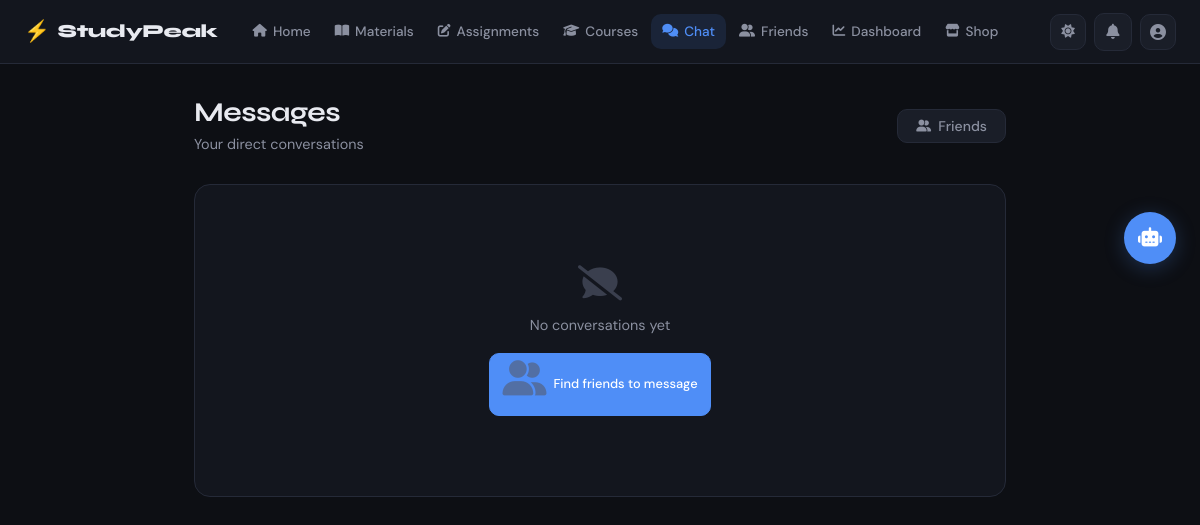
/chat/conversations/ (signed in), run on an earlier commit of the app's database.
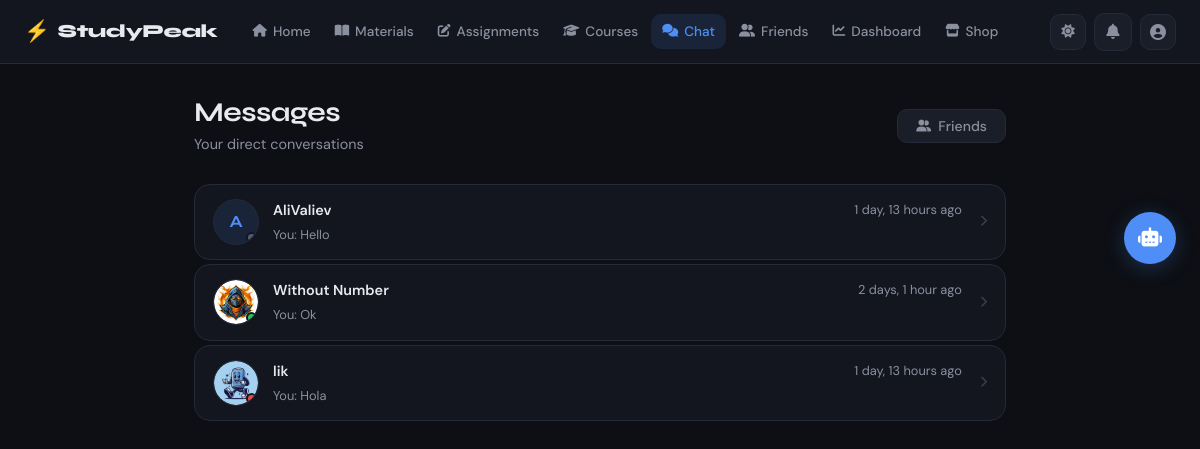
And on a later commit of the database.
### accounts/models.py (models this page shows, shortened)
class UserModel(AbstractUser):
    STUDENT = 'student'
    TEACHER = 'teacher'
    ADMIN = 'admin'
    ROLE_CHOICES = [
        (STUDENT, 'Student'),
        (TEACHER, 'Teacher'),
        (ADMIN, 'Admin'),
    ]
    email = models.EmailField(unique=True)
    role = models.CharField(max_length=10, choices=ROLE_CHOICES, default=STUDENT)
    is_verified = models.BooleanField(default=False)
    otp_code = models.CharField(max_length=6, null=True, blank=True)
    otp_created_at = models.DateTimeField(null=True, blank=True)
    reset_token = models.CharField(max_length=100, null=True, blank=True)
    deleted_at = models.DateTimeField(null=True, blank=True)
    REQUIRED_FIELDS = ['email', 'role']

class Profile(models.Model):
    ACTIVE = 'active'
    BUSY = 'busy'
    AWAY = 'away'
    OFFLINE = 'offline'
    STATUS_CHOICES = [
        (ACTIVE, 'Active'),
        (BUSY, 'Busy'),
        (AWAY, 'Away'),
        (OFFLINE, 'Offline'),
    ]
    user = models.OneToOneField(UserModel, on_delete=models.CASCADE, related_name='profile')
    avatar = models.ImageField(upload_to='avatars/', null=True, blank=True)
    bio = models.TextField(null=True, blank=True)
    status = models.CharField(max_length=10, choices=STATUS_CHOICES, default=OFFLINE)
    phone = models.CharField(max_length=20, null=True, blank=True)
    coins = models.PositiveIntegerField(default=0)
    post_text = models.TextField(null=True, blank=True)
    created_at = models.DateTimeField(auto_now_add=True)
    updated_at = models.DateTimeField(auto_now=True)

### chat/models.py (models this page shows, shortened)
class Message(models.Model):
    conversation = models.ForeignKey(Conversation, on_delete=models.CASCADE, null=True, blank=True, related_name='messages')
    group = models.ForeignKey(Group, on_delete=models.CASCADE, null=True, blank=True, related_name='messages')
    sender = models.ForeignKey(UserModel, on_delete=models.CASCADE, related_name='messages')
    content = models.TextField()
    is_pinned = models.BooleanField(default=False)
    is_deleted = models.BooleanField(default=False)
    deleted_at = models.DateTimeField(null=True, blank=True)
    created_at = models.DateTimeField(auto_now_add=True)

### chat/views.py (the view)
# urls.py: path('conversations/', ConversationListView.as_view(), name='conversation_list'),
class ConversationListView(SessionLoginRequiredMixin, View):
    def get(self, request):
        user = get_current_user(request)
        conversations = user.conversations.all().order_by('-created_at')
        return render(request, 'chat/conversation_list.html', {
            'conversations': conversations,
        })

### accounts/permissions.py (called while the page is built)
def get_current_user(request):
    user_id = request.session.get('user_id')
    if not user_id:
        return None
    return UserModel.objects.filter(id=user_id).first()

    def dispatch(self, request, *args, **kwargs):
        if not request.session.get('user_id'):
            messages.error(request, 'Please login first!')
            return redirect('login')
        return super().dispatch(request, *args, **kwargs)

### templates/chat/conversation_list.html (shortened to what this page needs)
{% extends 'base.html' %}
{% load static %}
{% block nav_chat %}active{% endblock %}
{% block extra_css %}
<link rel="stylesheet" href="{% static 'css/chat.css' %}">
{% endblock %}
{% block content %}
<div class="container-md">
    <div class="page-header">
        <div>
            <h1 class="page-title">Messages</h1>
            <p class="page-subtitle">Your direct conversations</p>
        </div>
        <a href="{% url 'friend_list' %}" class="btn btn-secondary">
            <i class="fa-solid fa-user-group"></i> Friends
        </a>
    </div>
    {% if conversations %}
    <div class="conversation-list">
        {% for conv in conversations %}
        {% for participant in conv.participants.all %}
        {% if participant != user %}
        <a href="{% url 'conversation_detail' conv.id %}" class="conversation-item card">
            <div class="conv-avatar">
                {% if participant.profile.avatar %}
                    <img src="{{ participant.profile.avatar.url }}" alt="{{ participant.username }}">
                {% else %}
                    <span>{{ participant.username|first|upper }}</span>
                {% endif %}
                <span class="conv-status-dot conv-status-{{ participant.profile.status|default:'offline' }}"></span>
            </div>
            <div class="conv-info">
                <div class="conv-top">
                    <span class="conv-name">{{ participant.username }}</span>
                    {% with last=conv.messages.last %}
                    {% if last %}
                    <span class="conv-time text-sm text-muted">{{ last.created_at|timesince }} ago</span>
                    {% endif %}
                    {% endwith %}
                </div>
                <div class="conv-bottom">
                    {% with last=conv.messages.last %}
                    {% if last and not last.is_deleted %}
                    <p class="conv-preview text-muted text-sm">
                        {% if last.sender == user %}You: {% endif %}
                        {{ last.content|truncatechars:50 }}
                    </p>
                    {% else %}
                    <p class="conv-preview text-muted text-sm">No messages yet</p>
                    {% endif %}
                    {% endwith %}
                </div>
            </div>
            <i class="fa-solid fa-chevron-right conv-arrow text-muted"></i>
        </a>
        {% endif %}
        {% endfor %}
        {% endfor %}
    </div>
    {% else %}
    <div class="card">
        <div class="empty-state">
            <i class="fa-solid fa-comment-slash"></i>
            <p>No conversations yet</p>
            <a href="{% url 'friend_list' %}" class="btn btn-primary btn-sm">
                <i class="fa-solid fa-user-group"></i> Find friends to message
            </a>
        </div>
    </div>
    {% endif %}
</div>
{% endblock %}

What changed in the data, as far as the page shows it:
now on this page (row unchanged): UserModel: username|first "A", username "AliValiev"
added Message: created_at "1 day, 13 hours", content "Hello"
now on this page (row unchanged): UserModel: profile.avatar (picture), username "Without Number"
added Message: created_at "2 days, 1 hour", content "Ok"
now on this page (row unchanged): UserModel: profile.avatar (picture), username "lik"
added Message: created_at "1 day, 13 hours", content "Hola"
Also different on the page:
text no longer shown: "No conversations yet Find friends to message"
